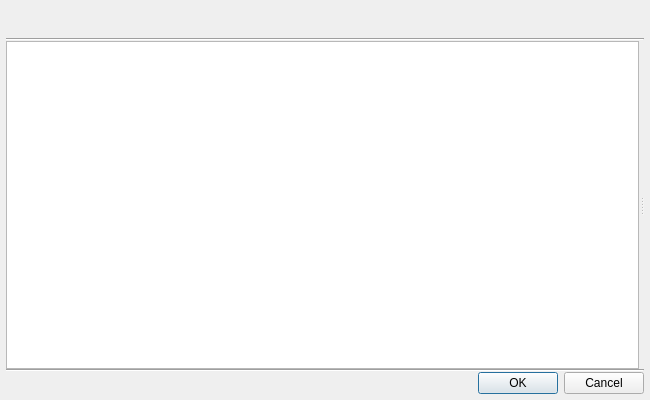
<?xml version="1.0" encoding="UTF-8"?>
<ui version="4.0">
 <class>AssetPickerDialogClass</class>
 <widget class="QDialog" name="AssetPickerDialogClass">
  <property name="geometry">
   <rect>
    <x>0</x>
    <y>0</y>
    <width>650</width>
    <height>400</height>
   </rect>
  </property>
  <property name="sizePolicy">
   <sizepolicy hsizetype="Minimum" vsizetype="Preferred">
    <horstretch>0</horstretch>
    <verstretch>0</verstretch>
   </sizepolicy>
  </property>
  <property name="minimumSize">
   <size>
    <width>650</width>
    <height>400</height>
   </size>
  </property>
  <property name="windowTitle">
   <string>Select [unknown]</string>
  </property>
  <layout class="QVBoxLayout" name="verticalLayout_2">
   <property name="spacing">
    <number>0</number>
   </property>
   <property name="leftMargin">
    <number>6</number>
   </property>
   <property name="topMargin">
    <number>6</number>
   </property>
   <property name="rightMargin">
    <number>6</number>
   </property>
   <property name="bottomMargin">
    <number>6</number>
   </property>
   <item>
    <layout class="QVBoxLayout" name="m_headerLayout">
     <item>
      <widget class="AzToolsFramework::AssetBrowser::SearchWidget" name="m_searchWidget" native="true">
       <property name="sizePolicy">
        <sizepolicy hsizetype="Expanding" vsizetype="Preferred">
         <horstretch>0</horstretch>
         <verstretch>0</verstretch>
        </sizepolicy>
       </property>
       <property name="minimumSize">
        <size>
         <width>0</width>
         <height>32</height>
        </size>
       </property>
      </widget>
     </item>
    </layout>
   </item>
   <item>
    <widget class="Line" name="m_line">
     <property name="orientation">
      <enum>Qt::Horizontal</enum>
     </property>
    </widget>
   </item>
   <item>
    <widget class="QSplitter" name="m_splitter">
     <property name="sizePolicy">
      <sizepolicy hsizetype="Expanding" vsizetype="MinimumExpanding">
       <horstretch>0</horstretch>
       <verstretch>0</verstretch>
      </sizepolicy>
     </property>
     <property name="orientation">
      <enum>Qt::Horizontal</enum>
     </property>
     <property name="opaqueResize">
      <bool>true</bool>
     </property>
     <property name="handleWidth">
      <number>5</number>
     </property>
     <property name="childrenCollapsible">
      <bool>true</bool>
     </property>
     <widget class="QWidget" name="m_leftLayout" native="true">
      <property name="sizePolicy">
       <sizepolicy hsizetype="Expanding" vsizetype="Preferred">
        <horstretch>0</horstretch>
        <verstretch>0</verstretch>
       </sizepolicy>
      </property>
      <property name="minimumSize">
       <size>
        <width>200</width>
        <height>200</height>
       </size>
      </property>
      <property name="styleSheet">
       <string notr="true">vertical-align: top</string>
      </property>
      <layout class="QVBoxLayout" name="verticalLayout_4">
       <property name="spacing">
        <number>0</number>
       </property>
       <property name="leftMargin">
        <number>0</number>
       </property>
       <property name="topMargin">
        <number>0</number>
       </property>
       <property name="rightMargin">
        <number>0</number>
       </property>
       <property name="bottomMargin">
        <number>0</number>
       </property>
       <item>
        <widget class="AzToolsFramework::AssetBrowser::AssetBrowserTreeView" name="m_assetBrowserTreeViewWidget">
         <property name="sizePolicy">
          <sizepolicy hsizetype="Preferred" vsizetype="Expanding">
           <horstretch>1</horstretch>
           <verstretch>0</verstretch>
          </sizepolicy>
         </property>
         <property name="minimumSize">
          <size>
           <width>200</width>
           <height>200</height>
          </size>
         </property>
         <property name="maximumSize">
          <size>
           <width>16777215</width>
           <height>16777215</height>
          </size>
         </property>
         <property name="dragDropMode">
          <enum>QAbstractItemView::DragOnly</enum>
         </property>
        </widget>
       </item>
      </layout>
     </widget>
     <widget class="QWidget" name="verticalLayoutWidget">
      <layout class="QVBoxLayout" name="verticalLayout">
       <item>
        <widget class="AzToolsFramework::AssetBrowser::PreviewerFrame" name="m_previewerFrame">
         <property name="styleSheet">
          <string notr="true"/>
         </property>
         <property name="frameShape">
          <enum>QFrame::StyledPanel</enum>
         </property>
         <property name="frameShadow">
          <enum>QFrame::Raised</enum>
         </property>
        </widget>
       </item>
      </layout>
     </widget>
    </widget>
   </item>
   <item>
    <widget class="Line" name="line">
     <property name="orientation">
      <enum>Qt::Horizontal</enum>
     </property>
    </widget>
   </item>
   <item>
    <widget class="QDialogButtonBox" name="m_buttonBox">
     <property name="standardButtons">
      <set>QDialogButtonBox::Cancel|QDialogButtonBox::Ok</set>
     </property>
    </widget>
   </item>
  </layout>
 </widget>
 <customwidgets>
  <customwidget>
   <class>AzToolsFramework::AssetBrowser::SearchWidget</class>
   <extends>QWidget</extends>
   <header>AzToolsFramework/AssetBrowser/Search/SearchWidget.h</header>
   <container>1</container>
  </customwidget>
  <customwidget>
   <class>AzToolsFramework::AssetBrowser::AssetBrowserTreeView</class>
   <extends>QTreeView</extends>
   <header>AzToolsFramework/AssetBrowser/Views/AssetBrowserTreeView.h</header>
  </customwidget>
  <customwidget>
   <class>AzToolsFramework::AssetBrowser::PreviewerFrame</class>
   <extends>QFrame</extends>
   <header>AzToolsFramework/AssetBrowser/Previewer/PreviewerFrame.h</header>
   <container>1</container>
  </customwidget>
 </customwidgets>
 <resources/>
 <connections/>
</ui>
